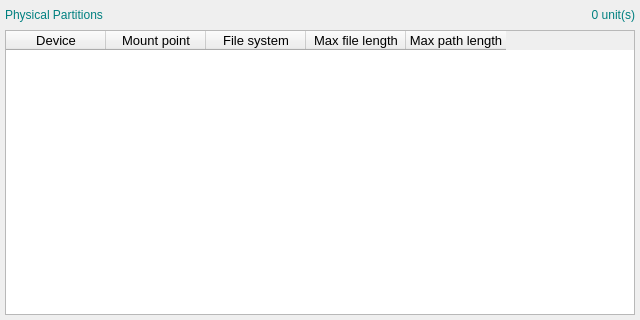
<?xml version="1.0" encoding="UTF-8"?>
<ui version="4.0">
 <class>phptwind</class>
 <widget class="QDialog" name="phptwind">
  <property name="geometry">
   <rect>
    <x>0</x>
    <y>0</y>
    <width>640</width>
    <height>320</height>
   </rect>
  </property>
  <property name="sizePolicy">
   <sizepolicy hsizetype="Fixed" vsizetype="Fixed">
    <horstretch>0</horstretch>
    <verstretch>0</verstretch>
   </sizepolicy>
  </property>
  <property name="minimumSize">
   <size>
    <width>640</width>
    <height>320</height>
   </size>
  </property>
  <property name="maximumSize">
   <size>
    <width>640</width>
    <height>320</height>
   </size>
  </property>
  <property name="font">
   <font/>
  </property>
  <property name="windowTitle">
   <string>MainWindow</string>
  </property>
  <widget class="QWidget" name="phptwdgt" native="true">
   <property name="geometry">
    <rect>
     <x>0</x>
     <y>0</y>
     <width>640</width>
     <height>320</height>
    </rect>
   </property>
   <property name="sizePolicy">
    <sizepolicy hsizetype="Fixed" vsizetype="Fixed">
     <horstretch>0</horstretch>
     <verstretch>0</verstretch>
    </sizepolicy>
   </property>
   <property name="minimumSize">
    <size>
     <width>640</width>
     <height>320</height>
    </size>
   </property>
   <property name="maximumSize">
    <size>
     <width>640</width>
     <height>320</height>
    </size>
   </property>
   <widget class="QLabel" name="phptlabl">
    <property name="geometry">
     <rect>
      <x>5</x>
      <y>5</y>
      <width>250</width>
      <height>20</height>
     </rect>
    </property>
    <property name="sizePolicy">
     <sizepolicy hsizetype="Fixed" vsizetype="Fixed">
      <horstretch>0</horstretch>
      <verstretch>0</verstretch>
     </sizepolicy>
    </property>
    <property name="minimumSize">
     <size>
      <width>250</width>
      <height>20</height>
     </size>
    </property>
    <property name="maximumSize">
     <size>
      <width>250</width>
      <height>20</height>
     </size>
    </property>
    <property name="styleSheet">
     <string notr="true">font: 15pt &quot;JetBrains Mono&quot;;
color: #008080;</string>
    </property>
    <property name="text">
     <string>Physical Partitions</string>
    </property>
   </widget>
   <widget class="QTableWidget" name="phpttree">
    <property name="geometry">
     <rect>
      <x>5</x>
      <y>30</y>
      <width>630</width>
      <height>285</height>
     </rect>
    </property>
    <property name="sizePolicy">
     <sizepolicy hsizetype="Fixed" vsizetype="Fixed">
      <horstretch>0</horstretch>
      <verstretch>0</verstretch>
     </sizepolicy>
    </property>
    <property name="minimumSize">
     <size>
      <width>630</width>
      <height>285</height>
     </size>
    </property>
    <property name="maximumSize">
     <size>
      <width>630</width>
      <height>285</height>
     </size>
    </property>
    <property name="font">
     <font>
      <pointsize>10</pointsize>
      <italic>false</italic>
      <bold>false</bold>
     </font>
    </property>
    <property name="styleSheet">
     <string notr="true">font: 10pt &quot;Inter&quot;;</string>
    </property>
    <property name="editTriggers">
     <set>QAbstractItemView::NoEditTriggers</set>
    </property>
    <column>
     <property name="text">
      <string>Device</string>
     </property>
    </column>
    <column>
     <property name="text">
      <string>Mount point</string>
     </property>
    </column>
    <column>
     <property name="text">
      <string>File system</string>
     </property>
    </column>
    <column>
     <property name="text">
      <string>Max file length</string>
     </property>
    </column>
    <column>
     <property name="text">
      <string>Max path length</string>
     </property>
    </column>
   </widget>
   <widget class="QLabel" name="phptqant">
    <property name="geometry">
     <rect>
      <x>385</x>
      <y>5</y>
      <width>250</width>
      <height>20</height>
     </rect>
    </property>
    <property name="sizePolicy">
     <sizepolicy hsizetype="Fixed" vsizetype="Fixed">
      <horstretch>0</horstretch>
      <verstretch>0</verstretch>
     </sizepolicy>
    </property>
    <property name="minimumSize">
     <size>
      <width>250</width>
      <height>20</height>
     </size>
    </property>
    <property name="maximumSize">
     <size>
      <width>250</width>
      <height>20</height>
     </size>
    </property>
    <property name="styleSheet">
     <string notr="true">font: 15pt &quot;JetBrains Mono&quot;;
color: #008080;</string>
    </property>
    <property name="text">
     <string>0 unit(s)</string>
    </property>
    <property name="alignment">
     <set>Qt::AlignRight|Qt::AlignTrailing|Qt::AlignVCenter</set>
    </property>
   </widget>
  </widget>
 </widget>
 <resources/>
 <connections/>
</ui>
